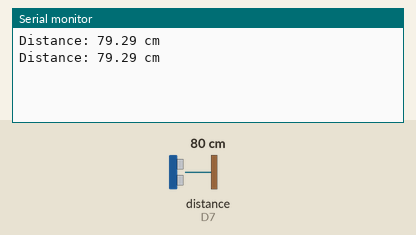
Recording of a sketch running on a simulated ESP8266 (NodeMCU). Shown: the last lines printed to the serial monitor. Wiring (inferred from the names in the program): ultrasonic range finder: trigger D5; echo D7. The test bench sets the inputs (shaded band); at power-on: distance to the obstacle (sensor on D7) 80 cm. The echo pulse lasts 58.3 µs per cm.

Above: at 1.8 s.
1.9 s: distance to the obstacle (sensor on D7) set to 2 cm
At 2.8 s:
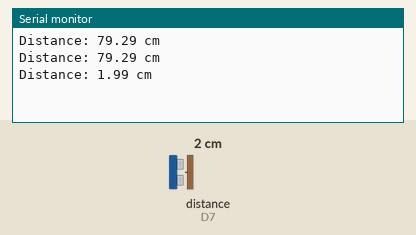
3.4 s: distance to the obstacle (sensor on D7) set to 4 cm
At 4.8 s:
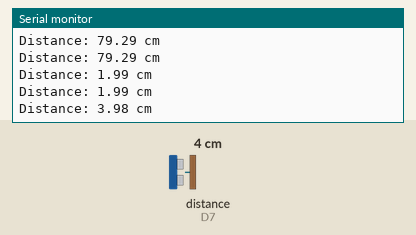
Timing chart, 0 to 6.4 s (numbered marks = the images above; inputs shaded):
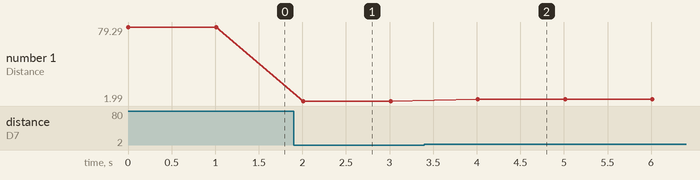

The sketch:

ultrasonic.ino
```cpp
const int echo_pin = D7;
const int trig_pin = D5;
long duration;
float distance;

void setup() {
  pinMode(echo_pin, INPUT);
  pinMode(trig_pin, OUTPUT);
  Serial.begin(9600);
}

void loop() {
  // Ultra Sonic Sensor
  digitalWrite(trig_pin, LOW);
  delayMicroseconds(2);
  digitalWrite(trig_pin, HIGH);
  delayMicroseconds(10);
  digitalWrite(trig_pin, LOW);
  duration = pulseIn(echo_pin, HIGH);
  distance = duration * .034/2;


  //Displaying Readings

  // Distance
  Serial.print("Distance: ");
  Serial.print(distance);
  Serial.println(" cm");


  delay(1000);
}
```

Measured:
- after the input at 1.9 s, the serial monitor: prints a new line after 0.11 s (image 1)
- after the input at 3.4 s, the serial monitor: prints a new line after 0.61 s (image 2)
- plotted number 1: 79.29 → 1.99 after the input at 1.9 s, 1.99 → 3.98 after the input at 3.4 s
